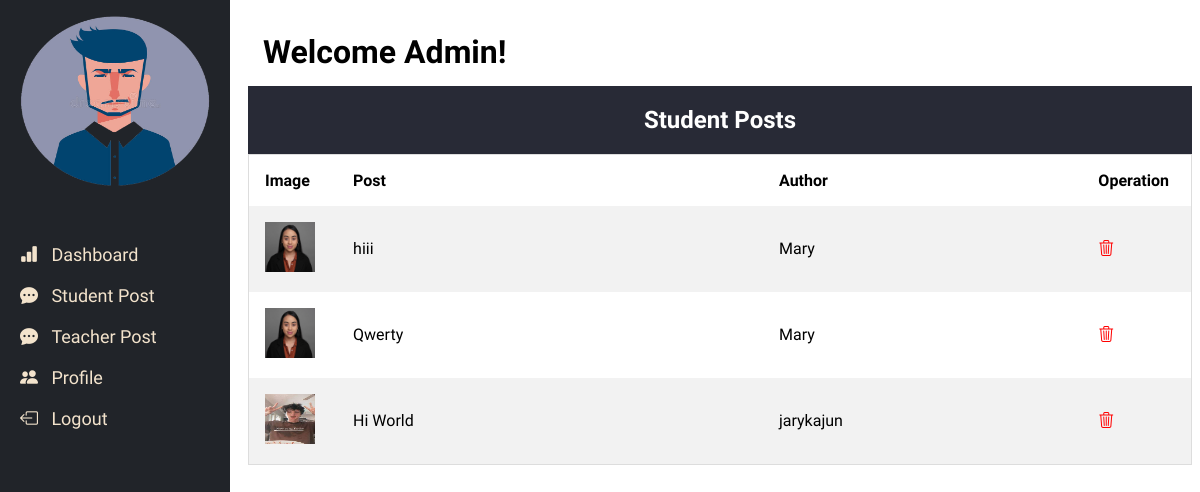
/admin/student_post.php (signed in), run on an earlier commit of the app's database.
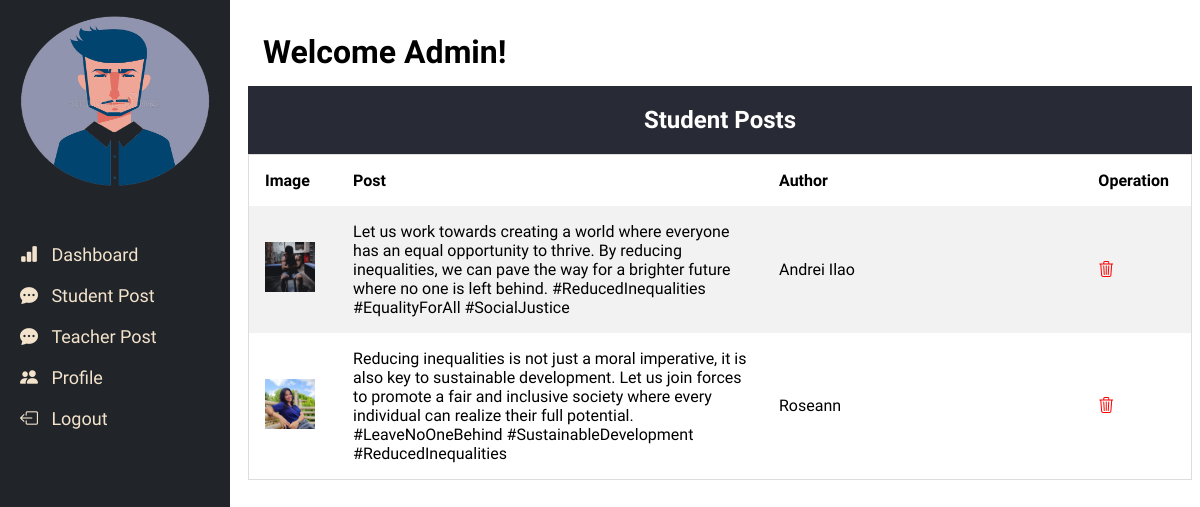
And on a later commit of the database.
### tables this page shows
CREATE TABLE `posts` (
  `id` int(11) NOT NULL,
  `user_id` int(11) NOT NULL DEFAULT 0,
  `post` text NOT NULL,
  `date` datetime NOT NULL
);

CREATE TABLE `users` (
  `id` int(11) NOT NULL,
  `username` varchar(30) NOT NULL,
  `email` varchar(100) NOT NULL,
  `password` varchar(255) NOT NULL,
  `date` date DEFAULT NULL,
  `image` varchar(1024) DEFAULT NULL,
  `role` int(1) NOT NULL
);

### functions.php (called while the page is built, shortened)
<?php
function query($query)
{
	global $con;
	$result = mysqli_query($con, $query);
	if(!is_bool($result) && mysqli_num_rows($result) > 0)
	{
		$data = [];
		while ($row = mysqli_fetch_assoc($result)) {
			$data[] = $row;
		}
		return $data;
	}
	return false;
}

### admin/student_post.php (the view, shortened to what this page needs)
<?php
    require('../config.inc.php');
	require('../functions.php');
?>
<!DOCTYPE html>
<html lang="en">
<head>
    <link rel="stylesheet" href="css/sidenav.css">
    <link rel="stylesheet" href="css/table.css">
    <link rel="stylesheet" href="css/student_post.css">
    <link rel="stylesheet" type="text/css" href="../assets/css/bootstrap-icons.css">
</head>
<body>
    <?php
        include_once('sidenav.php');
    ?>
    <div class="main">
        <div class="head">
            <h1 style="margin:10px 0 0 0;">Welcome Admin!</h1>
        </div>
        <div class="sub-head">
            <h2>Student Posts</h2>
        </div>
        <div class="body">
            <table>
            <tr>
                <th>Image</th>
                <th>Post</th>
                <th>Author</th>
                <th>Operation</th>
            </tr>
            <?php
				$sql = "select users.username, users.image, posts.id, posts.post, posts.date from posts inner join users on posts.user_id = users.id where users.role = 2";
				$row = query($sql);
				if($row){
                    foreach($row as $data){
                        ?>
                            <tr>
                                <td><img style="width:50px; height:50px;" src="../<?php echo $data["image"]?>" alt="image" srcset=""></td>
                                <td><?php echo $data["post"] ?></td>
                                <td><?php echo $data["username"] ?></td>
                                <td><a style="color: red" href="delete.php?id=<?php echo $data["id"]?>"><i class="bi bi-trash3"></i></a></td>
                            </tr>
                        <?php
                            }
                }
                        ?>
            </table>
        </div>
    </div>
</body>
</html>

What changed in the data, as far as the page shows it:
removed posts: user.image (picture), post "hiii", user.username "Mary"
removed posts: user.image (picture), post "Qwerty", user.username "Mary"
removed posts: user.image (picture), post "Hi World", user.username "jarykajun"
added posts: user.image (picture), post "Let us work towards creating a world where everyone has an equal opportunity to thrive. By reducing inequalities, we can pave the way for a brighter future where no one is left behind. #ReducedInequalities #EqualityForAll #SocialJustice", user.username "Andrei Ilao"
added posts: user.image (picture), post "Reducing inequalities is not just a moral imperative, it is also key to sustainable development. Let us join forces to promote a fair and inclusive society where every individual can realize their full potential. #LeaveNoOneBehind #SustainableDevelopment #ReducedInequalities", user.username "Roseann"
